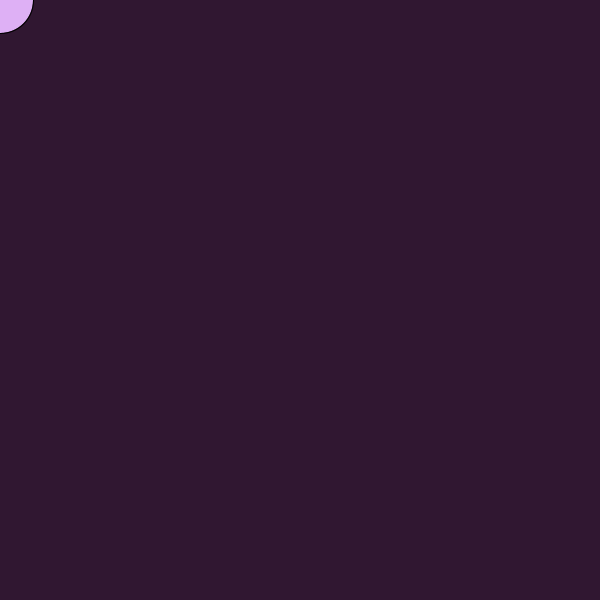
Frame 1 (no input)
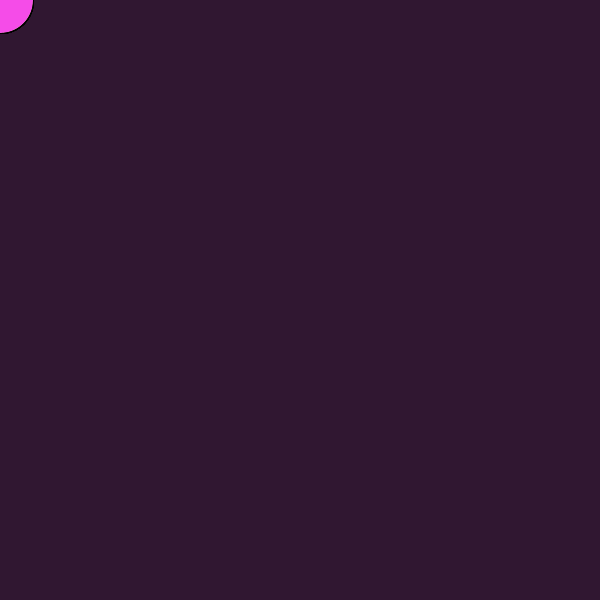
Frame 60 (the mouse pressed at the canvas centre just before this capture)
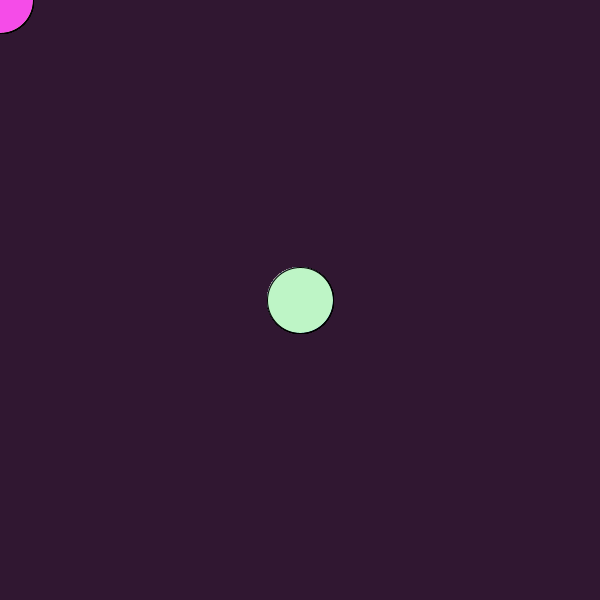
Frame 120 (the mouse held since frame 60 and released just before this capture)

The Processing sketch that drew these frames (run headless with seeded random() and noise(); from frame 60 on, the mouse is pressed at the canvas centre):

// Processing sketch: processing_133915
// ── processing_133915.pde

int aumenta=0;
void setup(){
size(600,600);
background(48,23,49);
float relleno;
colorMode(HSB); 
}
void draw(){ 
fill(random(307),random(275),245);
ellipse(mouseX,mouseY, height/9,width/9);
}
